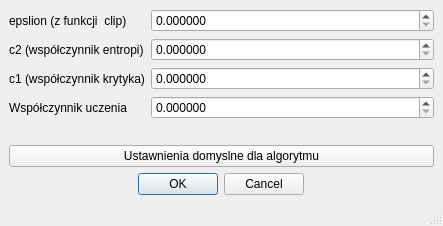
<?xml version="1.0" encoding="UTF-8"?>
<ui version="4.0">
 <class>MainWindow</class>
 <widget class="QMainWindow" name="MainWindow">
  <property name="geometry">
   <rect>
    <x>0</x>
    <y>0</y>
    <width>443</width>
    <height>226</height>
   </rect>
  </property>
  <property name="windowTitle">
   <string>PPO szczegóły</string>
  </property>
  <widget class="QWidget" name="centralwidget">
   <layout class="QVBoxLayout" name="verticalLayout">
    <item>
     <layout class="QFormLayout" name="formLayout">
      <item row="0" column="0">
       <widget class="QLabel" name="label_2">
        <property name="text">
         <string>epslion (z funkcji  clip)</string>
        </property>
       </widget>
      </item>
      <item row="0" column="1">
       <widget class="QDoubleSpinBox" name="epslion_spin">
        <property name="decimals">
         <number>6</number>
        </property>
        <property name="minimum">
         <double>0.000000000000000</double>
        </property>
        <property name="maximum">
         <double>1.000000000000000</double>
        </property>
       </widget>
      </item>
      <item row="1" column="0">
       <widget class="QLabel" name="label">
        <property name="text">
         <string>c2 (współczynnik entropi)</string>
        </property>
       </widget>
      </item>
      <item row="1" column="1">
       <widget class="QDoubleSpinBox" name="c2_spin">
        <property name="decimals">
         <number>6</number>
        </property>
        <property name="maximum">
         <double>1.000000000000000</double>
        </property>
        <property name="singleStep">
         <double>0.001000000000000</double>
        </property>
       </widget>
      </item>
      <item row="2" column="0">
       <widget class="QLabel" name="label_3">
        <property name="text">
         <string>c1 (współczynnik krytyka)</string>
        </property>
       </widget>
      </item>
      <item row="2" column="1">
       <widget class="QDoubleSpinBox" name="c1_spin">
        <property name="decimals">
         <number>6</number>
        </property>
        <property name="maximum">
         <double>1.000000000000000</double>
        </property>
        <property name="singleStep">
         <double>0.001000000000000</double>
        </property>
       </widget>
      </item>
      <item row="3" column="0">
       <widget class="QLabel" name="label_4">
        <property name="text">
         <string>Współczynnik uczenia</string>
        </property>
       </widget>
      </item>
      <item row="3" column="1">
       <widget class="QDoubleSpinBox" name="learning_rate">
        <property name="decimals">
         <number>6</number>
        </property>
       </widget>
      </item>
     </layout>
    </item>
    <item>
     <widget class="QPushButton" name="default_settings_button">
      <property name="text">
       <string>Ustawnienia domyslne dla algorytmu</string>
      </property>
     </widget>
    </item>
    <item alignment="Qt::AlignHCenter">
     <widget class="QDialogButtonBox" name="buttonBox">
      <property name="standardButtons">
       <set>QDialogButtonBox::Cancel|QDialogButtonBox::Ok</set>
      </property>
     </widget>
    </item>
   </layout>
  </widget>
  <widget class="QStatusBar" name="statusbar"/>
 </widget>
 <resources/>
 <connections/>
</ui>
